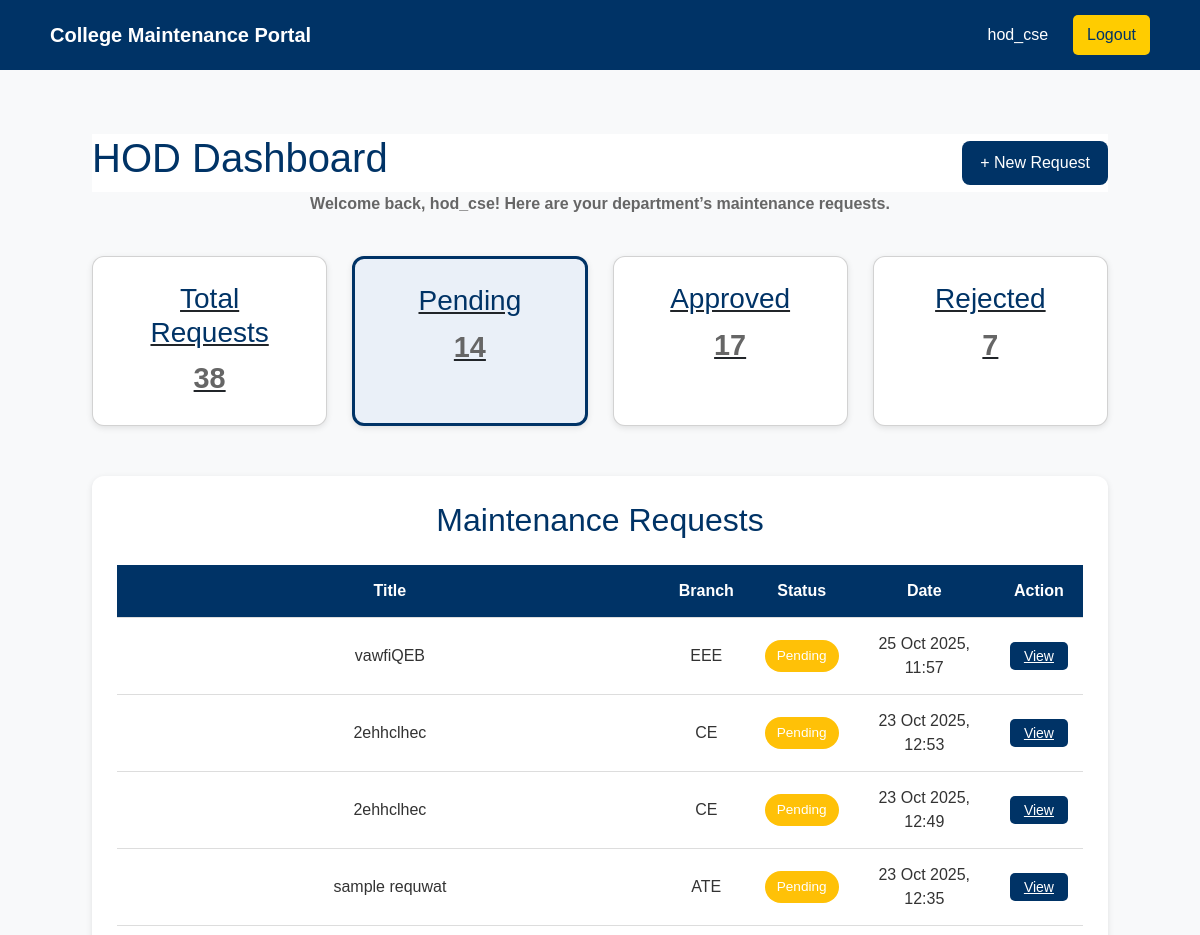
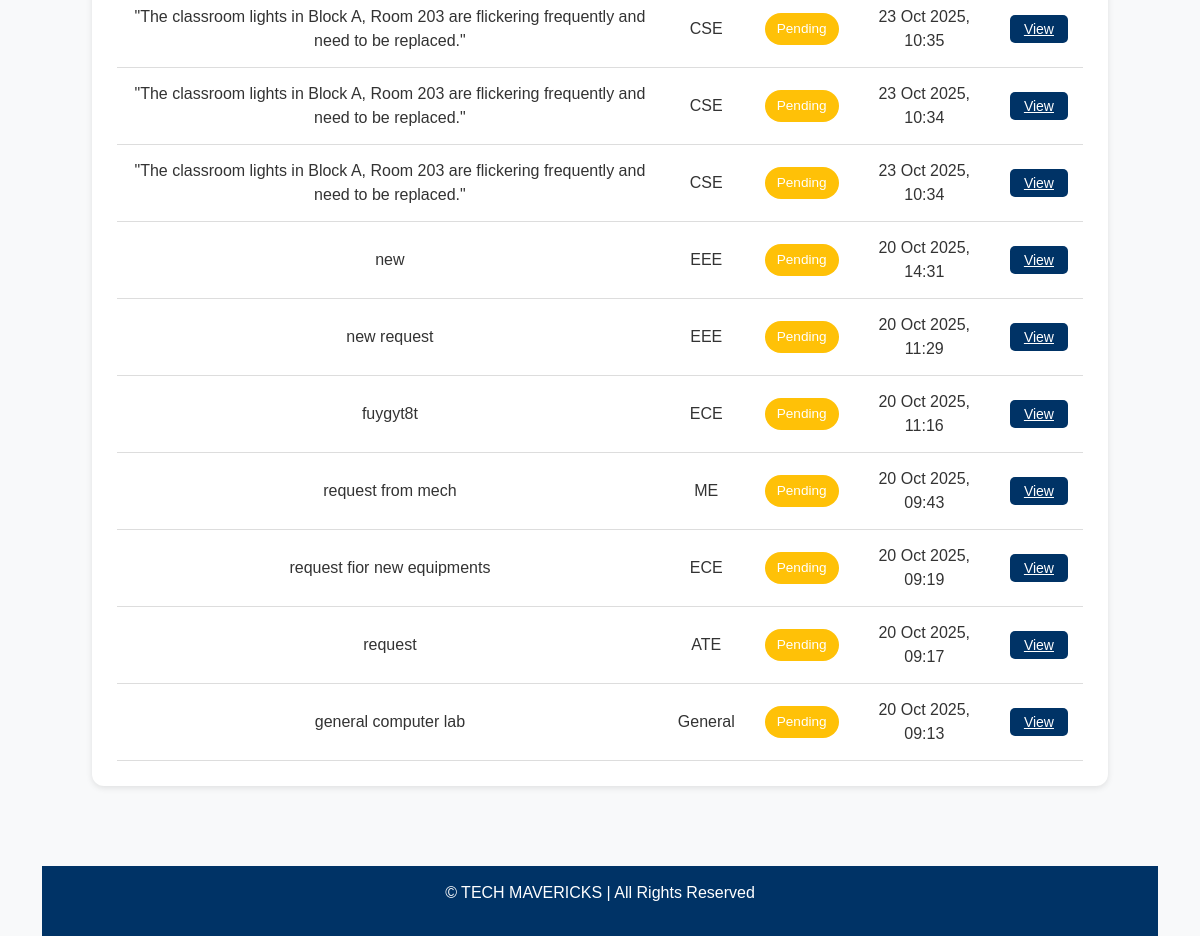
The app's page /hod/dashboard/?status=Pending (signed in) with its own data (2 pictures, top to bottom).
### maintenance_app/models.py (models this page shows, shortened)
class MaintenanceRequest(models.Model):
    STATUS_CHOICES = [('Pending','Pending'),('Approved','Approved'),('Rejected','Rejected'),('Completed','Completed'),]
    hod = models.ForeignKey(User, on_delete=models.CASCADE)
    branch = models.CharField(max_length=100)
    title = models.CharField(max_length=150)
    lab_name = models.CharField(max_length=100)
    description = models.TextField()
    date_submitted = models.DateTimeField(auto_now_add=True)
    status = models.CharField(max_length=20, choices=STATUS_CHOICES, default='Pending')
    admin_remark = models.TextField(blank=True, null=True)
    updated_at = models.DateTimeField(auto_now=True)
    selected_items = models.TextField(blank=True, null=True)
    total_amount = models.DecimalField(max_digits=12, decimal_places=2, default=0.00)

### maintenance_app/views.py (the view)
# urls.py: path('hod/dashboard/', views.hod_dashboard, name='hod_dashboard'),
@never_cache
@login_required
def hod_dashboard(request):
    requests = MaintenanceRequest.objects.filter(hod=request.user).order_by('-date_submitted')
    status_filter = request.GET.get("status")
    if status_filter:
        requests = requests.filter(status=status_filter)
    total = requests.count() if not status_filter else MaintenanceRequest.objects.filter(hod=request.user).count()
    pending = MaintenanceRequest.objects.filter(hod=request.user, status="Pending").count()
    approved = MaintenanceRequest.objects.filter(hod=request.user, status="Approved").count()
    rejected = MaintenanceRequest.objects.filter(hod=request.user, status="Rejected").count()
    context = {
        "requests": requests,
        "total": total,
        "pending": pending,
        "approved": approved,
        "rejected": rejected,
        "status_filter": status_filter,
    }
    return render(request, "hod_dashboard.html", context)

### maintenance_app/templates/hod_dashboard.html (shortened to what this page needs)
{% extends 'base.html' %}
{% load static %}
{% block content %}
<link rel="stylesheet" href="{% static 'css/admin.css' %}">
<section class="dashboard">
 <div class="dashboard-header">
    <h1>HOD Dashboard</h1>
    <a href="{% url 'new_request' %}" class="btn-new">+ New Request</a>
  </div>
  <b><p>Welcome back, {{ user.username }}! Here are your department’s maintenance requests.</p></b>
  <div class="cards">
    <a href="{% url 'hod_dashboard' %}" class="card {% if not status_filter %}active{% endif %}">
      <h3>Total Requests</h3>
      <p>{{ total }}</p>
    </a>
    <a href="?status=Pending" class="card {% if status_filter == 'Pending' %}active{% endif %}">
      <h3>Pending</h3>
      <p>{{ pending }}</p>
    </a>
    <a href="?status=Approved" class="card {% if status_filter == 'Approved' %}active{% endif %}">
      <h3>Approved</h3>
      <p>{{ approved }}</p>
    </a>
    <a href="?status=Rejected" class="card {% if status_filter == 'Rejected' %}active{% endif %}">
      <h3>Rejected</h3>
      <p>{{ rejected }}</p>
    </a>
  </div>
  <div class="table-section" id="table">
    <h2>Maintenance Requests</h2>
    {% if requests %}
    <div class="table-responsive">
      <table>
        <thead>
          <tr>
            <th>Title</th>
            <th>Branch</th>
            <th>Status</th>
            <th>Date</th>
            <th>Action</th>
          </tr>
        </thead>
        <tbody>
          {% for r in requests %}
          <tr>
            <td>{{ r.title }}</td>
            <td>{{ r.branch }}</td>
            <td><span class="status {{ r.status }}">{{ r.status }}</span></td>
            <td>{{ r.date_submitted|date:"d M Y, H:i" }}</td>
            <td><a href="{% url 'request_detail' r.pk %}" class="btn-action">View</a></td>
          </tr>
          {% endfor %}
        </tbody>
      </table>
    </div>
    {% else %}
    <p class="text-muted text-center">No maintenance requests yet.</p>
    {% endif %}
  </div>
</section>
<footer>
  <p>© TECH MAVERICKS | All Rights Reserved</p>
</footer>
{% endblock %}

### maintenance_app/templates/base.html (shortened to what this page needs)
{% load static %}
<!DOCTYPE html>
<html lang="en">
<head>
  <link rel="stylesheet" href="{% static 'css/style.css' %}">
  <link href="https://cdn.jsdelivr.net/npm/bootstrap@5.3.0/dist/css/bootstrap.min.css" rel="stylesheet">
</head>
<body>
<header>
  <nav class="navbar">
    <div class="logo">College Maintenance Portal</div>
    <ul class="nav-links" id="navLinks">
      {% if user.is_authenticated %}
      <li class="user-info">
        <span class="navbar-text text-white">{{ user.username }}</span>
      </li>
      {% endif %}
      <li>
        <form method="post" action="{% url 'logout' %}">
          <button class="logout-btn">Logout</button>
        </form>
      </li>
    </ul>
  </nav>
</header>
<div class="container mt-4">
  {% block content %}{% endblock %}
</div>
</body>
</html>

### maintenance_app/static/css/style.css (style rules this page uses)
.navbar { display: flex; justify-content: space-between; align-items: center; background: #003366; padding: 15px 30px; color: white; position: relative; z-index: 1000; }
.logo { font-size: 20px; font-weight: bold; }
.nav-links { list-style: none; display: flex; align-items: center; gap: 25px; margin: 0; padding: 0; }
.nav-links li { display: flex; align-items: center; }
.navbar-text { color: white; font-weight: 500; }
.logout-btn { background: #ffcc00; color: #003366; border: none; padding: 8px 14px; border-radius: 5px; cursor: pointer; transition: background 0.3s; }

### maintenance_app/static/css/admin.css (style rules this page uses)
* { box-sizing: border-box; font-family: "Poppins", sans-serif; }
body { background-color: #f8f9fa; color: #333; margin: 0; }
.navbar { display: flex; justify-content: space-between; align-items: center; background: #003366; padding: 15px 50px; color: white; }
.navbar .logo { font-size: 20px; font-weight: bold; }
.nav-links { list-style: none; display: flex; gap: 25px; margin: 0; padding: 0; }
.logout-btn { background: #ffcc00; color: #003366; border: none; padding: 8px 14px; border-radius: 5px; cursor: pointer; transition: 0.3s; }
.dashboard { padding: 40px 50px; text-align: center; }
.dashboard h1 { color: #003366; margin-bottom: 10px; }
.dashboard p { color: #666; margin-bottom: 40px; }
.cards { display: grid; grid-template-columns: repeat(auto-fit, minmax(220px, 1fr)); gap: 25px; margin-bottom: 50px; }
.card { background: white; padding: 25px; border-radius: 12px; box-shadow: 0 2px 6px rgba(0,0,0,0.1); transition: transform 0.2s; }
.card h3 { color: #003366; margin-bottom: 8px; }
.card p { font-size: 1.8rem; font-weight: bold; margin: 0; }
.table-section { background: white; padding: 25px; border-radius: 12px; box-shadow: 0 2px 6px rgba(0,0,0,0.1); }
.table-section h2 { color: #003366; text-align: center; margin-bottom: 25px; }
table { width: 100%; border-collapse: collapse; }
th, td { padding: 14px 15px; text-align: center; border-bottom: 1px solid #ddd; }
th { background: #003366; color: white; }
.status { padding: 6px 12px; border-radius: 20px; color: white; font-size: 0.85rem; display: inline-block; }
.status.Pending { background: #ff9900; }
.btn-action { background: #003366; color: white; border: none; padding: 6px 12px; border-radius: 5px; cursor: pointer; transition: 0.3s; }
footer { text-align: center; background: #003366; color: white; padding: 15px 0; margin-top: 40px; }
.card { cursor: pointer; transition: transform 0.2s ease, box-shadow 0.2s ease; }
.card.active { border: 3px solid #003366; background-color: #eaf0f8; }
.status.Pending { background: #ffc107; color: white; }
td { vertical-align: middle; }
.btn-action { color: white; border: none; padding: 6px 14px; border-radius: 5px; cursor: pointer; font-size: 14px; }

### maintenance_app/templates/hod_dashboard.html (style rules this page uses)
.dashboard-header { display: flex; justify-content: space-between; align-items: center; flex-wrap: wrap; background:white; }
.btn-new { background: #003366; color: white; text-decoration: none; padding: 10px 18px; border-radius: 8px; font-weight: 500; transition: 0.3s; }

### records on screen
MaintenanceRequest: title "vawfiQEB", branch "EEE", status "Pending", date_submitted "25 Oct 2025, 11:57"
MaintenanceRequest: title "2ehhclhec", branch "CE", status "Pending", date_submitted "23 Oct 2025, 12:53"
MaintenanceRequest: title "2ehhclhec", branch "CE", status "Pending", date_submitted "23 Oct 2025, 12:49"
MaintenanceRequest: title "sample requwat", branch "ATE", status "Pending", date_submitted "23 Oct 2025, 12:35"
MaintenanceRequest: title "\"The classroom lights in Block A, Room 203 are flickering frequently and need to be replaced.\"", branch "CSE", status "Pending", date_submitted "23 Oct 2025, 10:35"
MaintenanceRequest: title "\"The classroom lights in Block A, Room 203 are flickering frequently and need to be replaced.\"", branch "CSE", status "Pending", date_submitted "23 Oct 2025, 10:34"
MaintenanceRequest: title "\"The classroom lights in Block A, Room 203 are flickering frequently and need to be replaced.\"", branch "CSE", status "Pending", date_submitted "23 Oct 2025, 10:34"
MaintenanceRequest: title "new", branch "EEE", status "Pending", date_submitted "20 Oct 2025, 14:31"
MaintenanceRequest: title "new request", branch "EEE", status "Pending", date_submitted "20 Oct 2025, 11:29"
MaintenanceRequest: title "fuygyt8t", branch "ECE", status "Pending", date_submitted "20 Oct 2025, 11:16"
MaintenanceRequest: title "request from mech", branch "ME", status "Pending", date_submitted "20 Oct 2025, 09:43"
MaintenanceRequest: title "request fior new equipments", branch "ECE", status "Pending", date_submitted "20 Oct 2025, 09:19"
MaintenanceRequest: title "request", branch "ATE", status "Pending", date_submitted "20 Oct 2025, 09:17"
MaintenanceRequest: title "general computer lab", branch "General", status "Pending", date_submitted "20 Oct 2025, 09:13"

### other values on screen
{{ user.username }} "hod_cse"
{{ total }} "38"
{{ pending }} "14"
{{ approved }} "17"
{{ rejected }} "7"
